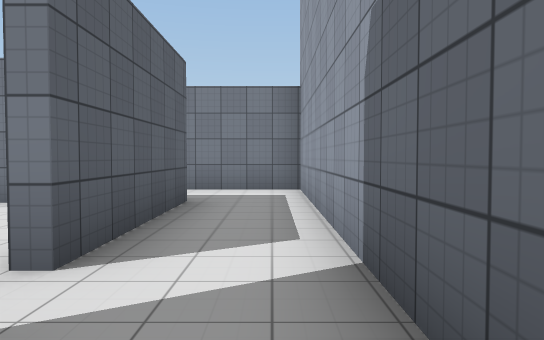
View 1 (above)

19 first-person views from a walk through a scene from a Unity 3-D project. The camera is 1.3 m above the floor, tilts 2° down and sees 70° across. Doors are open. The floor is counted in squares, 2 m on a side. Each view is taken from the middle of a square. On the plan, view 1 faces up. The plan holds only what a view shows up to about 11 squares ahead; the rest is blank. The place goes on beyond the plan. The player is left out. Some animated figures are not drawn. Some surface patterns are stand-ins.

View 2
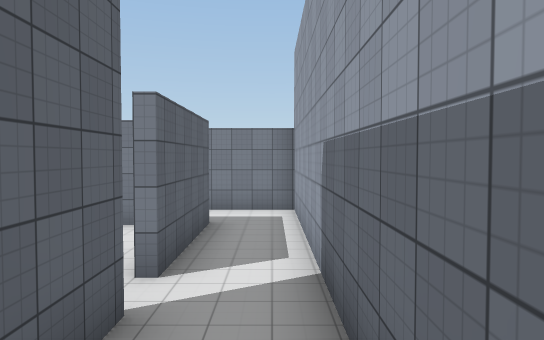

View 3
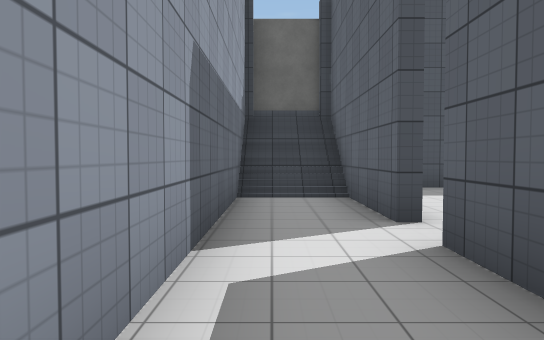

View 4
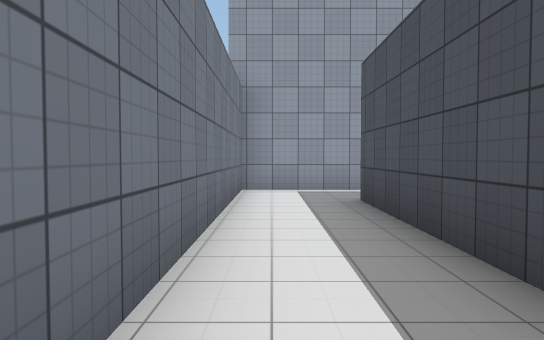

View 5
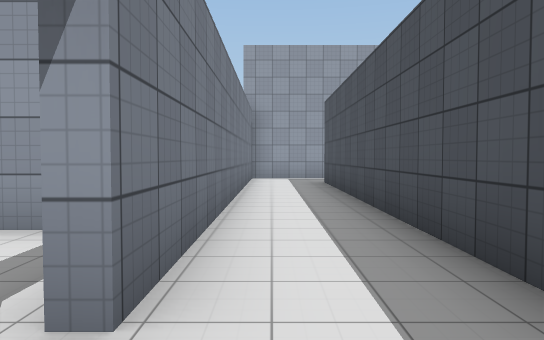

View 6
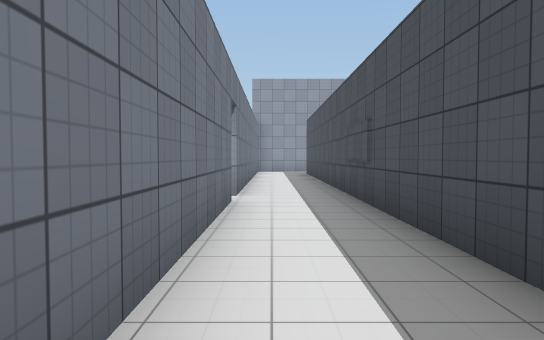

View 7
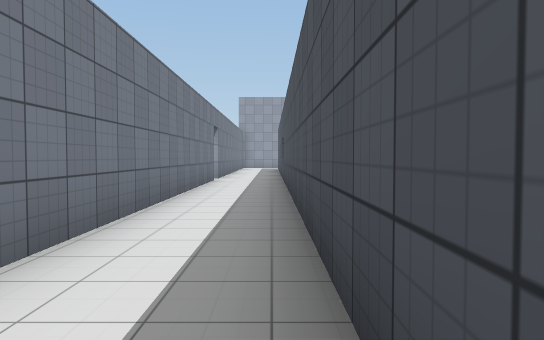

View 8
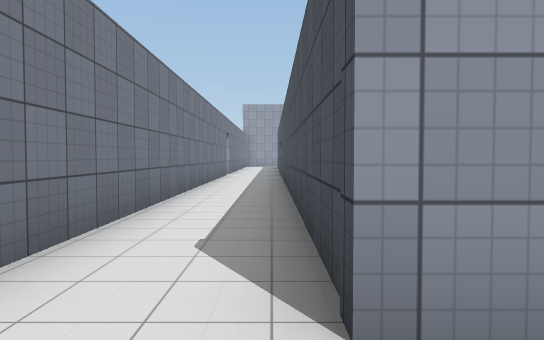

View 9
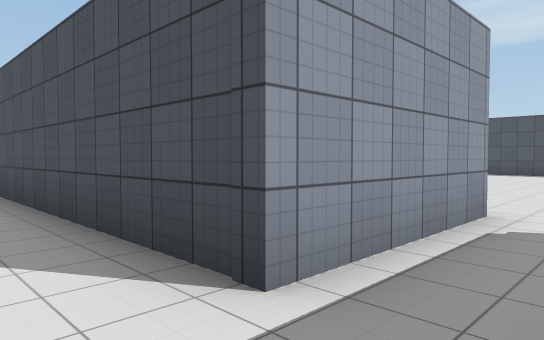

View 10
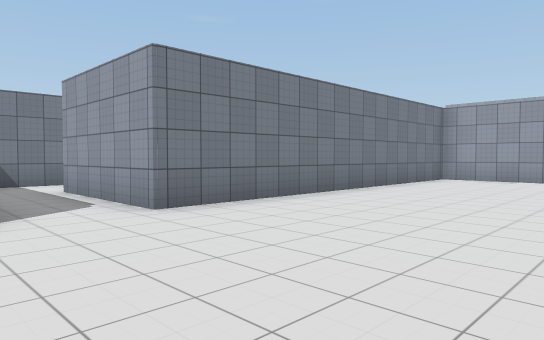

View 11
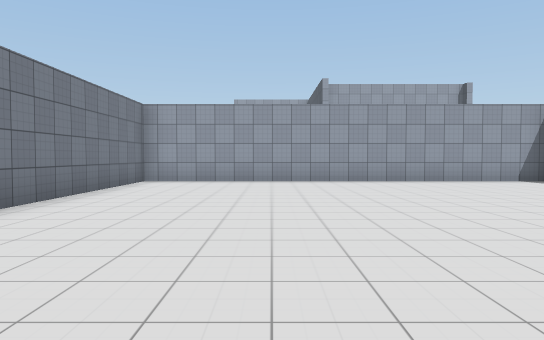

View 12
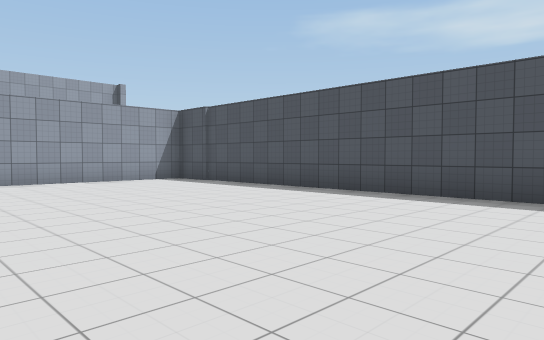

View 13
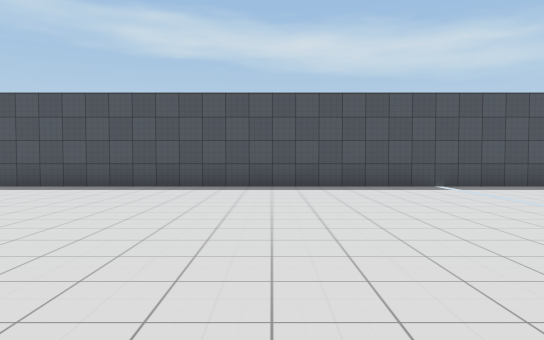

View 14
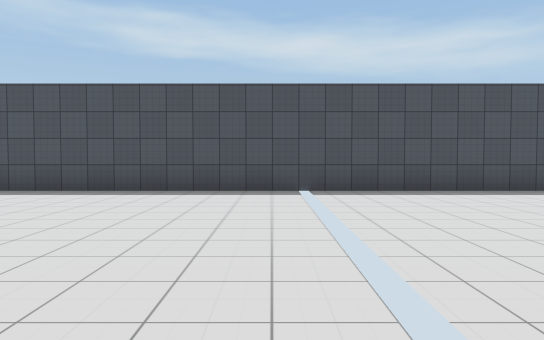

View 15
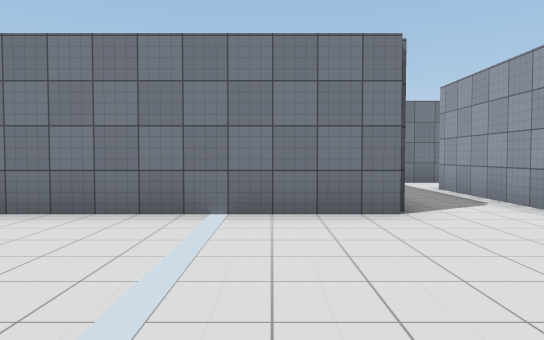

View 16
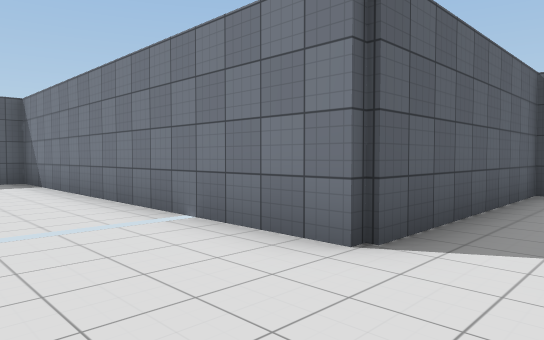

View 17
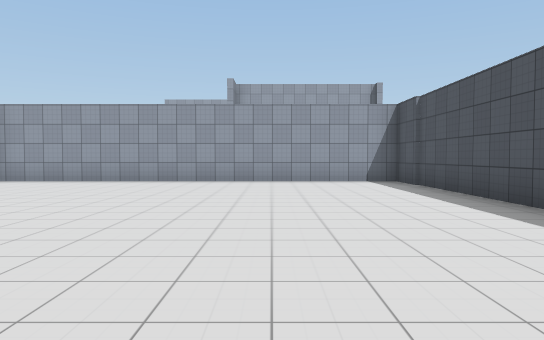

View 18
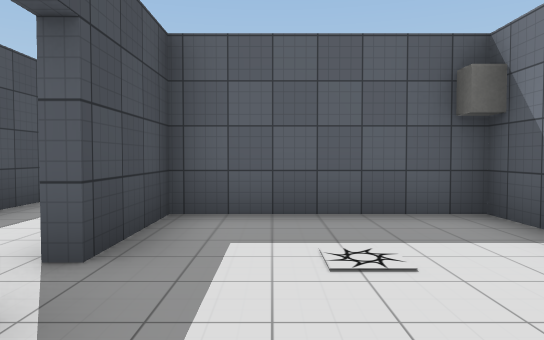

View 19
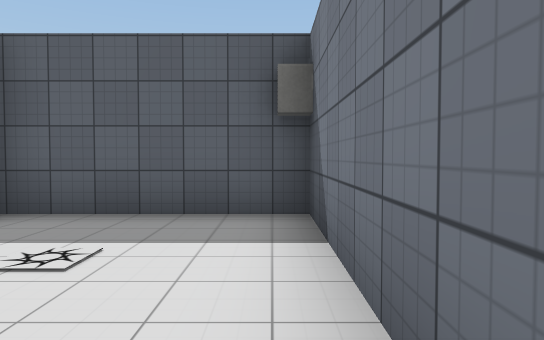

### Floor plan
Points are (right, up) in squares from view 1. A wall is a line through its corners. A room is listed if a view was taken in it or the views show most of it. See-through windows are left out.
Room 1 (views 1, 2, 3, 4)
walls: (-1.2, 1.3) (-1.2, -3.3) (0.6, -3.3) (0.6, 7.6) (-7.6, 7.6); (-7.4, 5.7) (-1.2, 5.7) (-1.2, 2.1)
ways out: opening at (-7, 7) to room 2
Room 2 (views 5, 6, 7, 8, 9, 10, 11, 12, 13, 14, 15, 16, 17)
walls: (-29.5, -8.4) (-13.8, -8.4) (-13.8, 2.4) (-22.7, 2.4) (-22.7, 5.7) (-7.4, 5.7); (-10.4, 7.6) (-24.4, 7.6) (-24.4, 2.4) (-29.5, 2.4); (-7.6, 7.6) (-9.6, 7.6)
ways out: opening at (-7, 7) to room 1; open door at (-10, 8) to room 3
Room 3 (views 18, 19)
walls: (-8.5, 11.4) (-12.4, 11.4) (-12.4, 7.8) (-10.2, 7.8); (-7.6, 9) (-7.6, 9.5)
ways out: open door at (-10, 8) to room 2

Where each view was taken, in squares from view 1:
view 1: 0 up, 0 right, facing up
view 2: 2 down, 0 right, facing up
view 3: 5 up, 0 right, facing down
view 4: 7 up, 7 left, facing right
view 5: 7 up, 11 left, facing right
view 6: 7 up, 16 left, facing right
view 7: 6 up, 21 left, facing right
view 8: 6 up, 24 left, facing right
view 9: 7 up, 24 left, facing down-right
view 10: 2 down, 25 left, facing up-right
view 11: 1 down, 24 left, facing right
view 12: 2 down, 24 left, facing down-right
view 13: 0 up, 23 left, facing down
view 14: 1 down, 26 left, facing down
view 15: 2 down, 26 left, facing up
view 16: 0 up, 23 left, facing up-left
view 17: 5 down, 24 left, facing right
view 18: 9 up, 8 left, facing left
view 19: 11 up, 8 left, facing left
